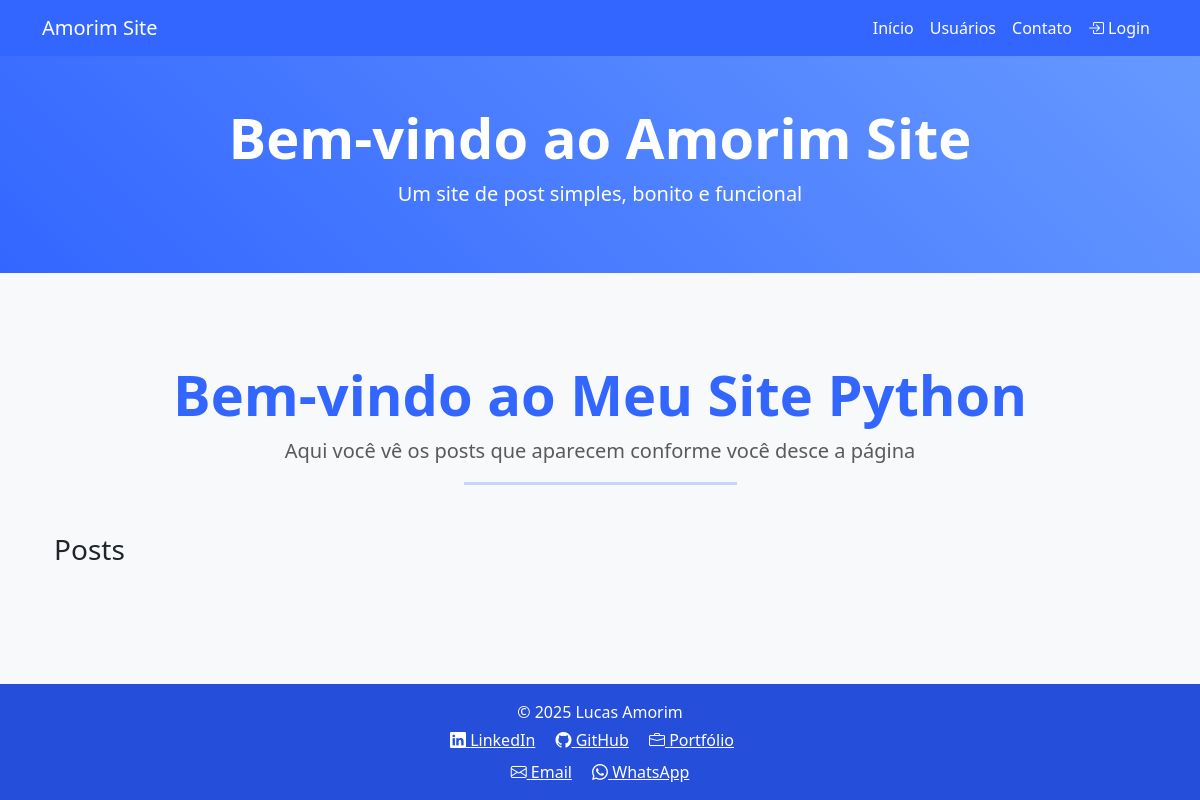
Before: / with the older database file.
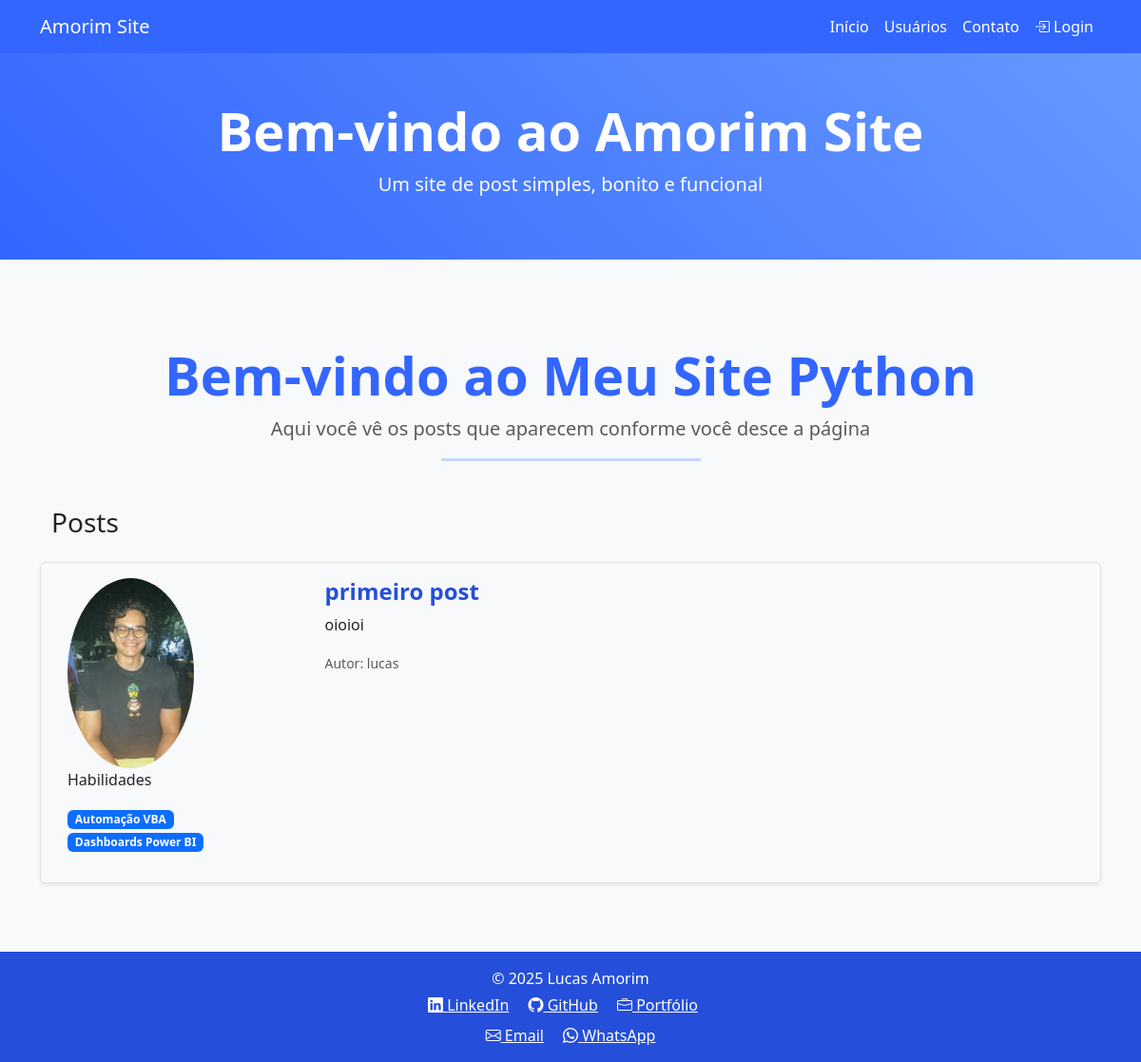
After: the same page with the newer database file.
### comunidadeImpressionadora/models.py (models this page shows, shortened)
class Post(database.Model):
    id = database.Column(database.Integer, primary_key=True)
    titulo = database.Column(database.String, nullable=False)
    corpo = database.Column(database.Text, nullable=False)
    data_criacao = database.Column(database.DateTime, nullable=False, default=datetime.utcnow)
    id_usuario = database.Column(database.Integer, database.ForeignKey('usuario.id'), nullable=False)

class Usuario(database.Model, UserMixin):
    id = database.Column(database.Integer, primary_key=True)
    username = database.Column(database.String, nullable=False)
    senha = database.Column(database.String, nullable=False)
    email = database.Column(database.String, nullable=False, unique=True)
    foto_perfil = database.Column(database.String, default='default.jpg', nullable=False)
    post = database.relationship('Post', backref='autor', lazy=True)
    cursos = database.Column(database.String, nullable=False, default='Não Informado')

### comunidadeImpressionadora/routes.py (the view)
@app.route('/')
def home():
    posts = Post.query.order_by(Post.id.desc()).all()
    return render_template('home.html',posts=posts)

### comunidadeImpressionadora/templates/home.html
{% extends 'base.html' %}
{% block body %}
<div class="container my-5">
  <div data-aos="fade-down" data-aos-duration="1000" class="text-center mb-5">
    <h1 class="display-4 fw-bold" style="color: #3366ff;">
      Bem-vindo ao Meu Site Python
    </h1>
    <p class="lead text-muted">
      Aqui você vê os posts que aparecem conforme você desce a página
    </p>
    <hr class="w-25 mx-auto" style="border-top: 3px solid #3366ff;">
  </div>
  <h3 class="mb-4" data-aos="fade-right" data-aos-duration="800">Posts</h3>
  {% for post in posts %}
    <div class="row border rounded p-3 mb-4 shadow-sm meupost" data-aos="fade-up" data-aos-duration="800" data-aos-once="true">
      <div class="col-md-3 d-flex justify-content-center align-items-center">
        <div class="image mb-3">
          <img src="{{ url_for('static', filename='fotos_perfil/' ~ post.autor.foto_perfil) }}" class="rounded-circle img-fluid" style="max-width: 140px;">
          <p>Habilidades</p>
            {% if post.autor.cursos %}
            {% for habilidade in post.autor.cursos.split(';') %}
                <span class="badge bg-primary me-1">{{ habilidade }}</span>
            {% endfor %}
            {% else %}
            <span class="text-muted">Nenhuma habilidade informada</span>
            {% endif %}
        </div>
      </div>
      <div class="col-md-9">
        <a style="text-decoration: none;" href="{{url_for('editar_post', post_id=post.id)}}"><h4 class="fw-semibold" style="color: #254eda;">{{ post.titulo }}</h4></a>
        <p>{{ post.corpo }}</p>
        <small class="text-muted">Autor: {{ post.autor.username }}</small>
      </div>
    </div>
  {% endfor %}
</div>
{% endblock %}

### comunidadeImpressionadora/templates/base.html (shortened to what this page needs)
<!DOCTYPE html>
<html lang="pt-br">
<head>
  <link href="https://cdn.jsdelivr.net/npm/bootstrap@5.3.7/dist/css/bootstrap.min.css" rel="stylesheet" />
  <link rel="stylesheet" href="https://cdn.jsdelivr.net/npm/bootstrap-icons@1.11.1/font/bootstrap-icons.css">
  <link href="https://unpkg.com/aos@2.3.1/dist/aos.css" rel="stylesheet">
  <link rel="stylesheet" href="{{ url_for('static', filename='base.css') }}">
</head>
<body class="d-flex flex-column min-vh-100">
  <nav class="navbar navbar-expand-lg navbar-dark" style="background-color: var(--primary-color);">
    <div class="container">
      <a class="navbar-brand" href="{{ url_for('home') }}">Amorim Site</a>
      <div class="collapse navbar-collapse" id="navbarNav">
        <ul class="navbar-nav ms-auto">
          <li class="nav-item"><a class="nav-link" href="{{ url_for('home') }}">Início</a></li>
          <li class="nav-item"><a class="nav-link" href="{{ url_for('usuarios') }}">Usuários</a></li>
          <li class="nav-item"><a class="nav-link" href="{{ url_for('contato') }}">Contato</a></li>
          {% if current_user.is_authenticated %}
            <li class="nav-item"><a class="nav-link" href="{{ url_for('criar_post') }}"><i class="bi bi-plus-circle"></i> Criar Post</a></li>
            <li class="nav-item"><a class="nav-link" href="{{ url_for('perfil') }}"><i class="bi bi-person"></i> Perfil</a></li>
            <li class="nav-item"><a class="nav-link" href="{{ url_for('sair') }}"><i class="bi bi-box-arrow-right"></i> Sair</a></li>
          {% else %}
            <li class="nav-item"><a class="nav-link" href="{{ url_for('login') }}"><i class="bi bi-box-arrow-in-right"></i> Login</a></li>
          {% endif %}
        </ul>
      </div>
    </div>
  </nav>
  <header class="text-center py-5" style="background: linear-gradient(45deg, var(--primary-color), var(--primary-color-light)); color: white;">
    <div class="container">
      <h1 class="display-4 fw-bold">Bem-vindo ao Amorim Site</h1>
      <p class="lead">Um site de post simples, bonito e funcional</p>
    </div>
  </header>
  <main class="flex-fill">
    <div class="container py-4">
      {% block body %}{% endblock %}
    </div>
  </main>
  <footer class="text-white mt-auto py-3">
    <div class="container text-center">
      <p class="mb-1">© 2025 Lucas Amorim</p>
      <div class="mb-2">
        <a href="https://www.linkedin.com/in/lucas-amorim-powerbi/" target="_blank" class="text-white me-3"><i class="bi bi-linkedin"></i> LinkedIn</a>
        <a href="https://github.com/Lucas-1234567890" target="_blank" class="text-white me-3"><i class="bi bi-github"></i> GitHub</a>
        <a href="https://app.xperiun.com/in/lucas-amorim-portf%C3%B3lio" target="_blank" class="text-white me-3"><i class="bi bi-briefcase"></i> Portfólio</a>
      </div>
      <div>
        <a href="mailto:lucas.amorim.porciuncula@gmail.com" class="text-white me-3"><i class="bi bi-envelope"></i> Email</a>
        <a href="https://wa.me/5571996420649" target="_blank" class="text-white"><i class="bi bi-whatsapp"></i> WhatsApp</a>
      </div>
    </div>
  </footer>
</body>
</html>

### comunidadeImpressionadora/static/base.css (style rules this page uses)
:root { --primary-color: #3366ff; --primary-color-light: #6699ff; --primary-color-dark: #254eda; }
body { background-color: #f8f9fa; }
.navbar { background-color: var(--primary-color); }
.navbar .nav-link, .navbar .navbar-brand { color: white !important; }
footer { background-color: var(--primary-color-dark); }

Changed rows visible on the page:
added Post: foto_perfil (picture), habilidade "Automação VBA" "Dashboards Power BI", titulo "primeiro post", corpo "oioioi", autor.username "lucas"
